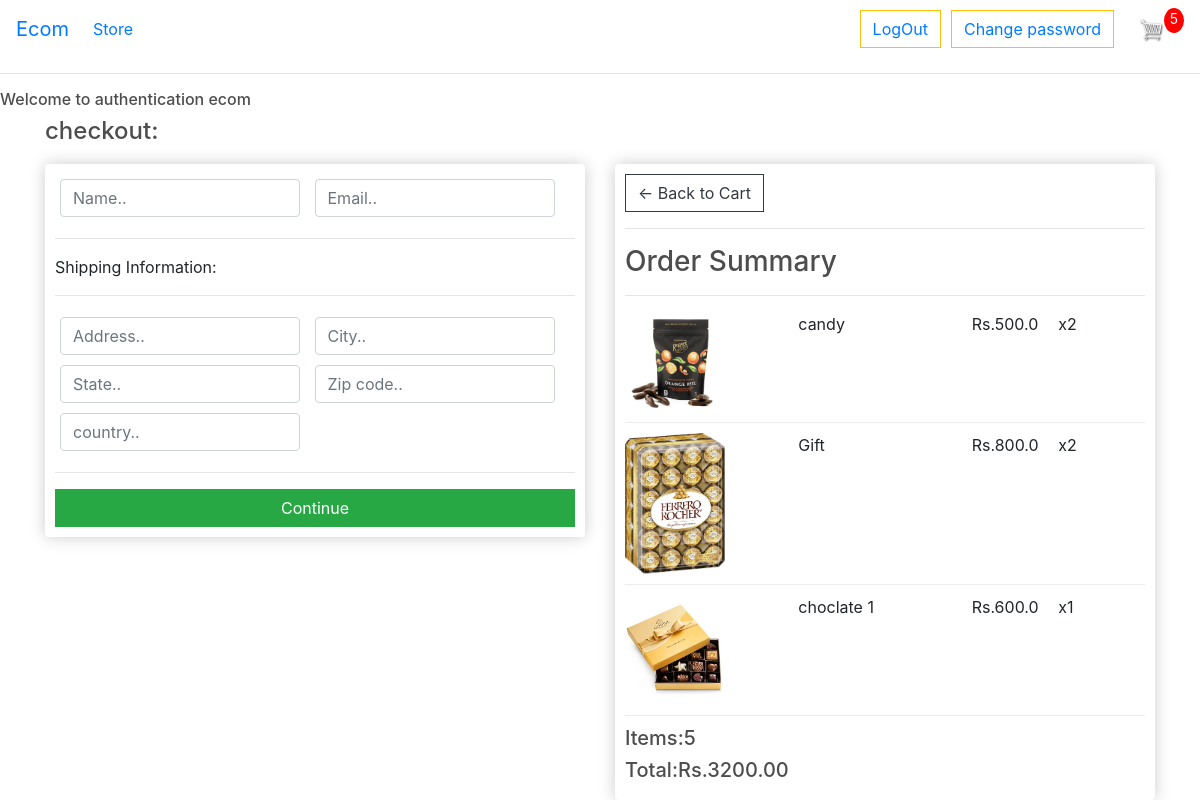
Screenshot of /checkout/ (signed in) with the database file from the repository.
### store/models.py (models this page shows, shortened)
class Orderitem(models.Model):
    product = models.ForeignKey(Product, on_delete=models.SET_NULL, blank=True, null=True)
    order = models.ForeignKey(Order, on_delete=models.SET_NULL, blank=True, null=True)
    quantity = models.IntegerField(default=0, null=True, blank=True)
    date_added = models.DateTimeField(auto_now_add=True)
    @property
    def get_total(self):
        total = self.product.price * self.quantity
        return total

class Product(models.Model):
    name = models.CharField(max_length=200, null=True)
    price = models.FloatField()
    digital = models.BooleanField(default=False, null=True, blank=False)
    image =models.ImageField(null=True, blank=True)
    @property
    def imageURL(self):
        try:
            url = self.image.url
        except:
            url = ''
        return url

class Order(models.Model):
    customer = models.ForeignKey(customer, on_delete=models.SET_NULL, blank=True, null=True)
    date_orderd = models.DateTimeField(auto_now=True)
    complete = models.BooleanField(default=False,null=True, blank=False)
    transaction_id = models.CharField(max_length=200,null=True)
    @property
    def get_cart_total(self):
        orderitems = self.orderitem_set.all()
        total = sum([item.get_total for item in orderitems])
        return total
    @property
    def get_cart_items(self):
        orderitems = self.orderitem_set.all()
        total = sum([item.quantity for item in orderitems])
        return total

### store/views.py (the view)
# urls.py: path('checkout/', views.checkout, name="checkout"),
def checkout(request):
    if request.user.is_authenticated:
        customer = request.user.customer
        order, created = Order.objects.get_or_create(customer=customer, complete=False)
        items=order.orderitem_set.all()
        cartItems = order.get_cart_items
    else:
        items = []
        order = {'get_cart_total':0, 'get_cart_items':0}
        cartItems= order['get_cart_items']
        products = Product.objects.all()
    context = {'items':items, 'order':order, 'cartItems':cartItems}
    return render(request, 'store/chekout.html', context)

### store/templates/store/chekout.html (shortened to what this page needs)
{% extends 'store/main.html' %}
{% load static %}
{% block content %}
<h4>checkout:</h4>
     <div class="row">
		<div class="col-lg-6">
			<div class="box-element" id="form-wrapper">
				<form id="form">
					<div id="user-info">
						<div class="form-field">
							<input required class="form-control" type="text" name="name" placeholder="Name..">
						</div>
						<div class="form-field">
							<input required class="form-control" type="email" name="email" placeholder="Email..">
						</div>
					</div>
					<div id="shipping-info">
						<hr>
						<p>Shipping Information:</p>
						<hr>
						<div class="form-field">
							<input class="form-control" type="text" name="address" placeholder="Address..">
						</div>
						<div class="form-field">
							<input class="form-control" type="text" name="city" placeholder="City..">
						</div>
						<div class="form-field">
							<input class="form-control" type="text" name="state" placeholder="State..">
						</div>
						<div class="form-field">
							<input class="form-control" type="text" name="zipcode" placeholder="Zip code..">
						</div>
						<div class="form-field">
							<input class="form-control" type="text" name="country" placeholder="country..">
						</div>
					</div>
					<hr>
					<input id="form-button" class="btn btn-success btn-block" type="submit" value="Continue">
				</form>
			</div>
			<br>
		</div>
		<div class="col-lg-6">
			<div class="box-element">
				<a  class="btn btn-outline-dark" href="{% url 'cart' %}">&#x2190; Back to Cart</a>
				<hr>
				<h3>Order Summary</h3>
				<hr>
				{% for item in items %}
				<div class="cart-row">
					<div style="flex:2"><img class="row-image" src="{{item.product.imageURL}}"></div>
					<div style="flex:2"><p>{{item.product.name}}</p></div>
					<div style="flex:1"><p>Rs.{{item.product.price}}</p></div>
					<div style="flex:1"><p>x{{item.quantity}}</p></div>
				</div>
				{% endfor %}
				<h5>Items:{{order.get_cart_items}}</h5>
				<h5>Total:Rs.{{order.get_cart_total|floatformat:2}}</h5>
			</div>
		</div>
	</div>
{% endblock content %}

### store/templates/store/main.html (shortened to what this page needs)
<!DOCTYPE html>
{% load static %}
<html>
<head>
	<link rel="stylesheet" href="https://stackpath.bootstrapcdn.com/bootstrap/4.4.1/css/bootstrap.min.css">
	<link rel="stylesheet" type="text/css" href="{% static 'css/main.css' %}">
</head>
<body>
	<nav class="navbar navbar-expand-lg navbar-white bg-white">
		<a class="navbar-brand" href="{% url 'store' %}">Ecom</a>
		<div class="collapse navbar-collapse" id="navbarSupportedContent">
		  <ul class="navbar-nav mr-auto">
			<li class="nav-item active">
			  <a class="nav-link" href="{% url 'store' %}">Store <span class="sr-only">(current)</span></a>
			</li>
		  </ul>
			{%if request.user.is_authenticated%}
			<button class="btn btn-outline-warning" style="margin-right: 10px;" ><a href="{%url 'logout'%}"class="button1">LogOut</a></button>
			<button class="btn btn-outline-warning" style="margin-right: 10px;" ><a href="{%url 'password_change'%}"class="button1">Change password</a></button>
			{%else%}
			<button class="btn btn-outline-warning" style="margin-right: 10px;" ><a href="{%url 'SignUp' %}">SignUp</a></button>
			<button class="btn btn-outline-warning" style="margin-right: 10px;"><a href="{%url 'login' %}">LogIn</a></button>
			{%endif%}
			<br>
			<a href="{% url 'cart' %}">
			 <img  id="cart" src="{% static 'images/cart.png' %}" style="width:25px; display: inline-block; margin-left: 15px;">
		   </a>
		   <p id="cart-total">{{cartItems}}</p>
		   </div>
	  </nav>
<hr>
<h6>Welcome to authentication {%if request.user.is_authenticated%}{{request.user}}{%else%}Visitor{%endif%}</h6>
	<div class="container">
		{% block content %}
		{% endblock content %}
	</div>
</body>
</html>

### static/css/main.css (style rules this page uses)
h1,h2,h3,h4,h5,h6 { color:hsl(0, 0%, 30%); }
.box-element { box-shadow:hsl(0, 0%, 80%) 0 0 16px; background-color: #fff; border-radius: 4px; padding: 10px; }
#cart { width:25px; display: inline-block; margin-left: 15px; }
#cart-total { display: block; text-align: center; color:#fff; background-color: red; width: 20px; height: 25px; border-radius: 50%; font-size: 14px; }
.col-lg-4, .col-lg-6, .col-lg-8, .col-lg-12 { margin-top: 10px; }
.btn { border-radius: 0; }
.row-image { width: 100px; }
.form-field { width:250px; display: inline-block; padding: 5px; }
.cart-row { display: flex; align-items: flex-stretch; padding-bottom: 10px; margin-bottom: 10px; border-bottom: 1px solid #ececec; }

### rows the page displays
Orderitem: product.imageURL (picture), product.name "candy", product.price "500.0", quantity "2"
Orderitem: product.imageURL (picture), product.name "Gift", product.price "800.0", quantity "2"
Orderitem: product.imageURL (picture), product.name "choclate 1", product.price "600.0", quantity "1"
Order: get_cart_items "5", get_cart_total "3200.00"

### other values shown
{{ cartItems }} "5"
{{ request.user }} "ecom"
